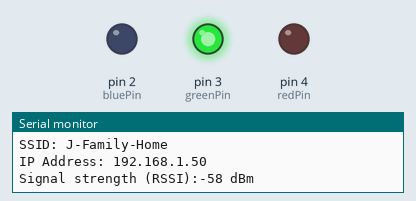
This sketch was run on a simulated Arduino Mega 2560, built for the host (arithmetic inside an expression is 32-bit, double 64-bit). Parts: output pins drawn as LEDs (lit = HIGH), the last lines printed to the serial monitor. WiFi joins after 1.5 s; servers stay silent unless stated; uploads are accepted with an empty reply; random numbers use the default seed unless the sketch sets one.

Above: at 30.8 s.
At 60.7 s:
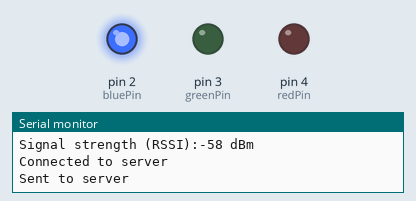
Timing chart, 0 to 79.8 s (numbered marks = the images above):
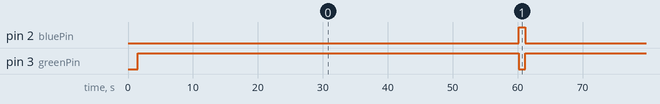

Measured:
- by itself, pin 2 (bluePin): alternates HIGH for 1.0 s and LOW for 59.2 s
- by itself, pin 3 (greenPin): alternates HIGH for 59.2 s and LOW for 1.0 s

The sketch:

GH_Web_Client_Heroku.ino
```cpp
/*
 WiFiEsp example: WebClientRepeating

 This sketch connects to a web server and makes an HTTP request
 using an Arduino ESP8266 module.
 It repeats the HTTP call each 10 seconds.

 For more details see: http://yaab-arduino.blogspot.com/p/wifiesp.html
*/

#include "WiFiEsp.h"

// Emulate Serial1 on pins 6/7 if not present
#ifndef HAVE_HWSERIAL1
#include "SoftwareSerial.h"
SoftwareSerial Serial1(6, 7); // RX, TX
#endif

char ssid[] = "J-Family-Home";
char pass[] = "Cmarsh=24962695";
int status = WL_IDLE_STATUS;     // the Wifi radio's status

const char server[] = "stormy-atoll-61189.herokuapp.com";

unsigned long lastConnectionTime = 0;         // last time you connected to the server, in milliseconds
const unsigned long postingInterval = 60000; // delay between updates, in milliseconds

// Initialize the Ethernet client object
WiFiEspClient client;

//LEDs
int redPin = 4;
int greenPin = 3;
int bluePin = 2;

void setup()
{
  // initialise LED pins -> OUTPUT
  pinMode(redPin, OUTPUT);
  pinMode(greenPin, OUTPUT);
  pinMode(bluePin, OUTPUT);
  // initialize serial for debugging
  Serial.begin(115200);
  // initialize serial for ESP module
  Serial1.begin(115200);
  // initialize ESP module
  WiFi.init(&Serial1);

  // check for the presence of the shield
  if (WiFi.status() == WL_NO_SHIELD) {
    Serial.println("WiFi shield not present");
    // don't continue
    while (true);
  }

  // attempt to connect to WiFi network
  while ( status != WL_CONNECTED) {
    Serial.print("Attempting to connect to WPA SSID: ");
    Serial.println(ssid);
    // Connect to WPA/WPA2 network
    status = WiFi.begin(ssid, pass);
  }

  Serial.println("You're connected to the network");

  printWifiStatus();

}

void loop()
{
  setColor(0,255,0);
  // if there's incoming data from the net connection send it out the serial port
  // this is for debugging purposes only
  while (client.available()) {
    char c = client.read();
    Serial.write(c);
  }

  // if 10 seconds have passed since your last connection,
  // then connect again and send data
  if (millis() - lastConnectionTime > postingInterval) {
    httpRequest();
  }
}

// this method makes a HTTP connection to the server
void httpRequest()
{
  Serial.println();

  // close any connection before send a new request
  // this will free the socket on the WiFi shield
  client.stop();
  int temp_out = getSensorData();
  int temp_in = getSensorData();
  String jsonData = "{\"temp_out\":" + String(temp_out)+ ", \"temp_in\":" + String(temp_in) + "}";
  sendSensorData(jsonData);
}


void printWifiStatus()
{
  setColor(0, 255, 0);  // green
  // print the SSID of the network you're attached to
  Serial.print("SSID: ");
  Serial.println(WiFi.SSID());

  // print your WiFi shield's IP address
  IPAddress ip = WiFi.localIP();
  Serial.print("IP Address: ");
  Serial.println(ip);

  // print the received signal strength
  long rssi = WiFi.RSSI();
  Serial.print("Signal strength (RSSI):");
  Serial.print(rssi);
  Serial.println(" dBm");
}

int getSensorData()
{
  return random(500);
}

void sendSensorData(String value){
  if (client.connectSSL(server, 443)) {
    Serial.println("Connected to server");
    client.println("POST /measures HTTP/1.1");
    client.println("Host: stormy-atoll-61189.herokuapp.com");
    client.println("Content-type: application/json");
    client.print("Content-length: ");
    client.println(value.length());
    client.println("Connection: keep-alive");
    client.println();
    client.println(value);
    lastConnectionTime = millis();
    Serial.println("Sent to server");
    setColor(0,0,255);
    delay(1000);
  }
}

void setColor(int red, int green, int blue)
{
  analogWrite(redPin, red);
  analogWrite(greenPin, green);
  analogWrite(bluePin, blue);
}
```
